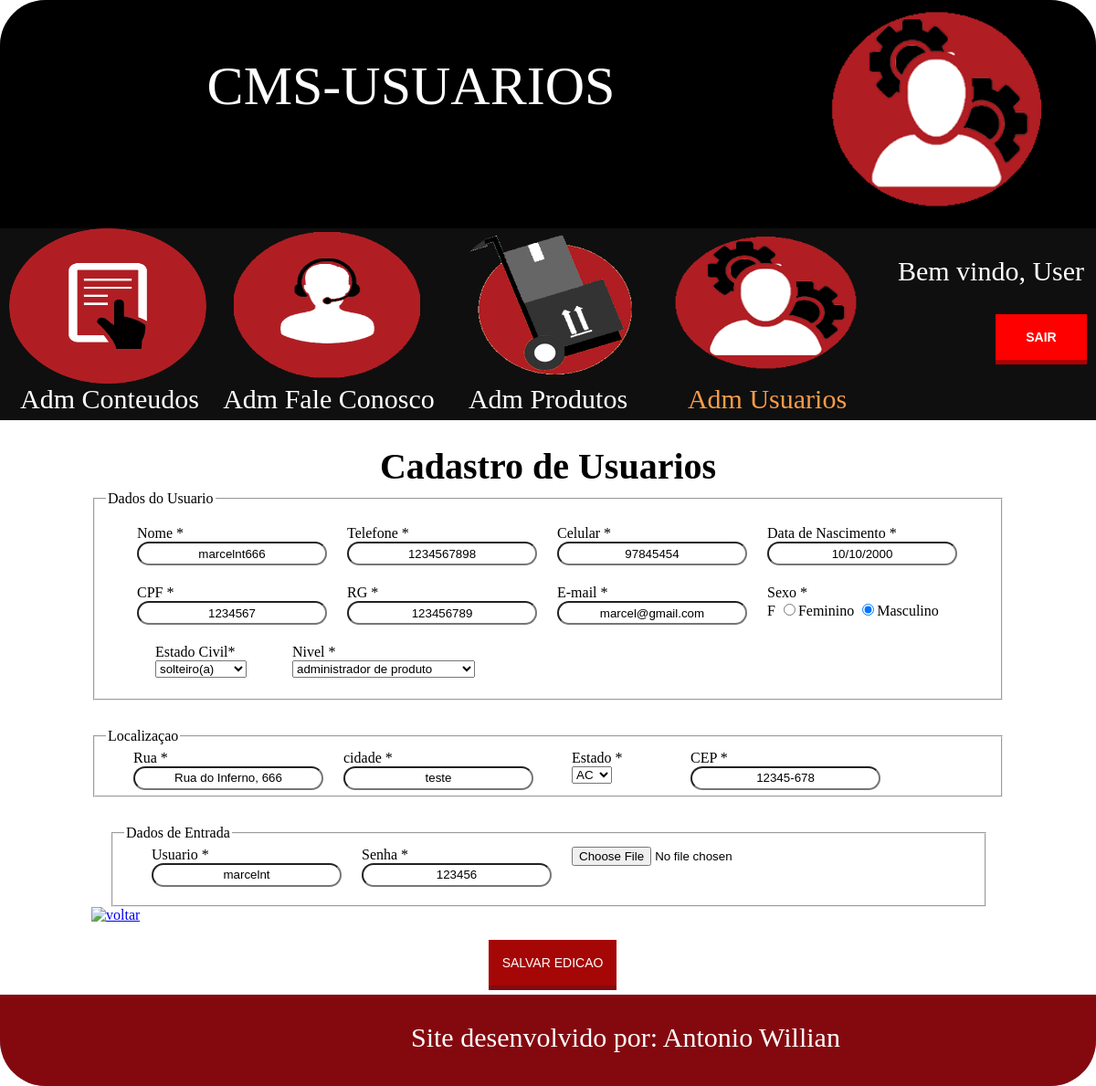
/cms/cadastro_user.php?modo=editarUsuario&pegarid=5&pegaridEndereco=30, run on the app's committed database.
### tables this page shows
CREATE TABLE `tblcadastro_usuario` (
  `idusuario` int(11) NOT NULL auto_increment,
  `nomeuser` varchar(45) default NULL,
  `telefone` varchar(45) default NULL,
  `celular` varchar(45) default NULL,
  `dtNasc` varchar(45) default NULL,
  `cpf` varchar(45) default NULL,
  `rg` varchar(45) default NULL,
  `email` varchar(45) default NULL,
  `idestado` int(11) default NULL,
  `idendereco` int(11) default NULL,
  `sexo` char(1) default NULL,
  `foto` varchar(45) default NULL,
  `usuario` varchar(45) default NULL,
  `senha` varchar(45) default NULL,
  `idestadocivil` int(11) default NULL,
  `idNivel` int(11) default NULL,
  PRIMARY KEY  (`idusuario`),
  KEY `fkestado` (`idestado`),
  KEY `fkendereco` (`idendereco`),
  KEY `idestadocivil` (`idestadocivil`),
  KEY `fk_nivel_idx` (`idNivel`),
  CONSTRAINT `fkendereco` FOREIGN KEY (`idendereco`) REFERENCES `tblendereco` (`idendereco`),
  CONSTRAINT `fkestado` FOREIGN KEY (`idestado`) REFERENCES `tblestado` (`idestado`),
  CONSTRAINT `fk_nivel` FOREIGN KEY (`idNivel`) REFERENCES `tbl_nivel` (`idNivel`) ON DELETE NO ACTION ON UPDATE NO ACTION,
  CONSTRAINT `tblcadastro_usuario_ibfk_1` FOREIGN KEY (`idestadocivil`) REFERENCES `tblestado_civil` (`idestadocivil`)
);

CREATE TABLE `tblendereco` (
  `idendereco` int(11) NOT NULL auto_increment,
  `rua` varchar(45) default NULL,
  `cidade` varchar(45) default NULL,
  `cep` varchar(45) default NULL,
  PRIMARY KEY  (`idendereco`)
);

### cms/cadastro_user.php (the view, shortened to what this page needs)
<?php
$senha=Null;
$usuaio=Null;
$cep=Null;
$cidade=Null;
$rua=Null;
$sexo=Null;
$email=Null;
$rg=Null;
$cpf=Null;
$dtNasc=Null;
$celular=Null;
$telefone=Null;
$nome=Null;
$botao="Salvar Usuario";
if (isset($_GET['modo'])) {
  $modo=$_GET['modo'];
  if ($modo == 'editarUsuario') {
      $sql='select u.* , e.* from tblcadastro_usuario as u , tblendereco as e where u.idendereco=e.idendereco and idusuario='.$_SESSION['id'];
      $select=mysql_query($sql);
      $consulta=mysql_fetch_array($select);
      $senha=$consulta['senha'];
      $usuaio=$consulta['usuario'];
      $cep=$consulta['cep'];
      $cidade=$consulta['cidade'];
      $rua=$consulta['rua'];
      $sexo=$consulta['sexo'];
      $email=$consulta['email'];
      $rg=$consulta['rg'];
      $cpf=$consulta['cpf'];
      $dtNasc=$consulta['dtNasc'];
      $celular=$consulta['celular'];
      $telefone=$consulta['telefone'];
      $nome=$consulta['nomeuser'];
      $botao="Salvar Edicao";
  }
}
 ?>
<!DOCTYPE html>
<html>
  <head>
    <link rel="stylesheet" href="css/style_home_cms.css">
    <link rel="stylesheet" href="css/style_cadastro_usuario_cms.css">
  </head>
  <body>
    <div class="principal">
      <div class="principal">
        <div class="cabecalho">
          <div class="title">
            <p>CMS-USUARIOS</p>
          </div>
          <div class="logo">
              <img src="imagens/worker-512.png" alt="administrador conteudos">
          </div>
        </div>
        <nav class="menuNav">
          <div class="menu_navegacao">
            <div class="item_menu">
              <div class="imagen">
                <img src="imagens/Icone_Materias.png" alt="administrador conteudos">
              </div>
              <div class="legenda">
                <p>Adm Conteudos</p>
              </div>
            </div>
            <div class="item_menu">
              <div class="imagen">
                <img src="imagens/icon_faleconosco.png" alt="administrador conteudos">
              </div>
              <div class="legenda">
                <p><a href="adm_faleconosco_cms.php">Adm Fale Conosco</a></p>
              </div>
            </div>
            <div class="item_menu">
              <div class="imagen">
                <img src="imagens/icon-controle-de-estoqu.png" alt="administrador conteudos">
              </div>
              <div class="legenda">
                <p>Adm Produtos</p>
              </div>
            </div>
            <div class="item_menu">
              <div class="imagen">
                <img src="imagens/worker-512.png" alt="administrador conteudos">
              </div>
              <div class="legenda_ativa">
                <p>Adm Usuarios</p>
              </div>
            </div>
          </div>
          <div class="user">
            <p>Bem vindo, User</p>
            <form class="frmSair" action="home_cms.html" method="post">
                    <input class="botao" type="submit" name="btnsair" value="SAIR">
            </form>
          </div>
        </nav>
          <div class="conteudo_principal">
              <form class="frmcadastro" action="cadastro_user.php" method="post" enctype="multipart/form-data">
                <div class="titulo_form">
                  <h1>Cadastro de Usuarios</h1>
                </div>
                <div class="formulario_de_cadastro">
                <fieldset>
                  <legend>Dados do Usuario</legend>
                  <div class="linha">
                    <div class="entrada_de_dados">
                        Nome <span >*</span><br><input required class="dados_entrada" type="text" name="txtnome" value="<?php echo($nome) ?>">
                    </div>
                    <div class="entrada_de_dados">
                        Telefone <span >*</span><br><input required class="dados_entrada" type="text" name="txttelefone" value="<?php echo($telefone) ?>">
                    </div>
                    <div class="entrada_de_dados">
                        Celular <span >*</span><br><input required class="dados_entrada" type="text" name="txtcelular" value="<?php echo($celular) ?>">
                    </div>
                    <div class="entrada_de_dados">
                        Data de Nascimento <span >*</span><br><input required class="dados_entrada" type="text" name="txtdtNasc" value="<?php echo($dtNasc) ?>">
                    </div>
                  </div>
                  <div class="linha">
                    <div class="entrada_de_dados">
                        CPF <span >*</span><br><input required class="dados_entrada" type="text" name="txtcpf" value="<?php echo($cpf) ?>">
                    </div>
                    <div class="entrada_de_dados">
                        RG <span >*</span><br><input required class="dados_entrada" type="text" name="txtrg" value="<?php echo($rg) ?>">
                    </div>
                    <div class="entrada_de_dados">
                        E-mail <span >*</span><br><input required class="dados_entrada" type="text" name="txtemail" value="<?php echo($email) ?>">
                    </div>
                    <div class="entrada_de_dados">
                        Sexo <span >*</span> <br>
                        <?php
                        $masculino=Null;
                        $feminino=Null;
                            if ($sexo == "M") {
                              $masculino = "checked";
                              echo ($sexo);
                            }elseif ($sexo == "F") {
                              $feminino = "checked";
                              echo ($sexo);
                            }
                         ?>
                      <input <?php echo($masculino) ?> class="sexo" type="radio" name="rdosexo" value="F">Feminino
                      <input <?php echo($feminino) ?> class="sexo" type="radio" name="rdosexo" value="M">Masculino
                    </div>
                  </div>
                  <div class="linha">
                    <div class="entrada_de_dados3">
                        Estado Civil<span >*</span><br>
                        <select class="dados_combo" name="slcestadocivil">
                          <?php
                          $sql='select * from tblestado_civil;';
                          $select = mysql_query($sql);
                          while($rs = mysql_fetch_array($select)){
                           ?>
                           <option value='<?php echo $rs['idestadocivil'] ?>'> <?php echo $rs['estadoCivil'] ?></option>
                           <?php
                            }
                            ?>
                          </select>
                        </div>
                        <div class="entrada_de_dados3">
                            Nivel <span >*</span><br>
                            <select class="dados_combo" name="slcNivel">
                              <?php
                              $sql='select * from tbl_nivel;';
                              $select = mysql_query($sql);
                              while($rs = mysql_fetch_array($select)){
                               ?>
                               <option value='<?php echo $rs['idNivel'] ?>'> <?php echo $rs['nivel'] ?></option>
                               <?php
                                }
                                ?>
                              </select>
                            </div>
                  </div>
                </fieldset>
                <fieldset >
                  <legend>Localizaçao</legend>
                  <div class="linha1">
                    <div class="entrada_de_dados">
                        Rua <span >*</span><br><input required class="dados_entrada" type="text" name="txtrua" value="<?php echo($rua) ?>">
                    </div>
                    <div class="entrada_de_dados">
                        cidade <span >*</span><br><input required class="dados_entrada" type="text" name="txtcidade" value="<?php echo($cidade) ?>">
                    </div>
                    <div class="entrada_de_dados3">
                        Estado <span >*</span><br>
                        <select class="dados_combo" name="slcestado">
                          <?php
                          $sql='select * from tblestado;';
                          $select = mysql_query($sql);
                          while($rs = mysql_fetch_array($select)){
                           ?>
                           <option value='<?php echo $rs['idestado'] ?>'> <?php echo $rs['sigla'] ?></option>
                           <?php
                            }
                            ?>
                          </select>
                        </div>
                        <div class="entrada_de_dados">
                            CEP <span >*</span><br><input required class="dados_entrada" type="text" name="txtcep" value="<?php echo($cep) ?>">
                        </div>
                  </div>
                </fieldset>
                  <div class="dadosUser">
                      <fieldset>
                        <legend>Dados de Entrada</legend>
                        <input  class="enviarfoto" type="file" name="flImagen" >
                        <div class="entrada_de_dados">
                            Usuario <span >*</span><br><input required class="dados_entrada" type="text" name="txtusuaio" value="<?php echo($usuaio) ?>">
                        </div>
                        <div class="entrada_de_dados">
                            Senha <span >*</span><br><input required class="dados_entrada" type="text" name="txtsenha" value="<?php echo($senha) ?>">
                        </div>
                      </fieldset>
                  </div>
                  <div class="voltar">
                    <a href="ADM_usuario.php">
                      <img src="imagens/arrow-back-1-icon.png" alt="voltar" title="Voltar">
                    </a>
                  </div>
                  <div class="botoes">
                    <a href="cadastro_user.php">
                      <br>
                      <input   class="botao_novo" type="submit" name="btnsalvar" value="<?php echo($botao) ?>">
                    </a>
                  </div>
                  <div class="imagenEdit">
                  </div>
                </div>
              </form>
          </div>
        <footer>
            <p>Site desenvolvido por: Antonio Willian</p>
        </footer>
    </div>
  </body>
</html>

### cms/css/style_home_cms.css (style rules this page uses)
body { padding: 0px; margin: auto; }
.principal { width: 1200px; min-height: 1000px; height: auto; border-radius: 50px; background-color:#9a9ca0; margin: auto; }
.cabecalho { width: 100%; height: 250px; border-radius: 50px 50px 0px 0px; background-color:#000; }
.title { width: 900px; height: 100%; border-radius: 50px 0px 0px 0px; float: left; }
.title p { font-size: 60px; font-family: "Rockwell Condensed"; text-align: center; padding-top: 60px; margin: 0px; color: #fff; }
.logo { width: 250px; height: 100%; float: left; }
.logo img { width: 100%; height: 100%; }
.menuNav { width: 100%; height: 210px; background-color:#0f0f0f; }
.menu_navegacao { width: 970px; height: 100%; float: left; }
.item_menu { width: 240px; height: 100%; float: left; }
.imagen { width: 100%; height: 170px; border-radius: 100px; }
.imagen img { width: 90%; height: 170px; margin-left: 10px; border-radius: 100px; }
.legenda { width: 100%; height: 30px; margin-top: -30px; }
.legenda a { text-decoration: none; color: #fff; }
.legenda p { font-size: 30px; font-family: "Rockwell Condensed"; padding: 0px; text-align: center; color: #fff; }
.user { width: 230px; height: 100%; float: left; }
.user p { font-size: 30px; font-family: "Rockwell Condensed"; padding: 0px; text-align: center; color: #fff; }
.botao { width: 100px; height: 50px; font-family: arial; font-size:14px; font-weight:700; text-transform: uppercase; border:none; padding:10px; cursor: pointer; display:inline-block; text-decoration: none; background:red; color:#fff; box-shadow:0 5px 0 #d20000; margin-left: 120px; }
.botao { background:red; color:#fff; box-shadow:0 5px 0 #b00000; }
.conteudo_principal { width: 100%; height: auto; min-height: 500px; overflow: scroll; background-color: #fff; }
footer { width: 100%; height: 100px; border-radius: 0px 0px 50px 50px; background-color: #84090f; }
footer p { font-size: 30px; font-family: "Rockwell Condensed"; padding-left: 450px; padding-top: 30px; margin: auto; color: #fff; }

### cms/css/style_cadastro_usuario_cms.css (style rules this page uses)
.legenda_ativa { width: 100%; height: 30px; margin-top: -30px; color:#f99c48; }
.legenda_ativa p { font-size: 30px; font-family: "Rockwell Condensed"; padding: 0px; text-align: center; color: #f99c48; }
.titulo_form { width: 400px; height: 50px; margin:0px; text-align: center; }
.titulo_form { margin: auto; padding: 0px; font-size: 20px; }
.botoes { width: 130px; height: 60px; margin: auto; }
.botao_novo { width: 140px; height: 50px; font-family: arial; font-size:14px; font-weight:700px; text-transform: uppercase; border:none; padding:10px; cursor: pointer; display:inline-block; text-decoration: none; background:#a50606; color:#fff; box-shadow:0 5px 0 #84090f; }
.formulario_de_cadastro { width: 1000px; height: auto; min-height: 530px; margin: auto; overflow: hidden; }
.dadosUser { width: 960px; height: 90px; margin: auto; }
.enviarfoto { margin-left: 30px; }
.linha { width: 960px; height: 50px; margin: auto; padding-top: 15px; }
fieldset { margin-bottom: 30px; }
.dadosUser fieldset { width: 930px; height: 70px; }
.entrada_de_dados { width: 200px; height: 20px; float: left; margin-left: 30px; }
.dados_entrada { width: 200px; height: 20px; border-radius: 20px; text-align: center; }
.entrada_de_dados3 { width: 100px; height: 40px; float: left; margin-left: 50px; }

### data on the page
tblcadastro_usuario: txtnome "marcelnt666", txttelefone "1234567898", txtcelular "97845454", txtdtNasc "10/10/2000", txtcpf "1234567", txtrg "123456789", txtemail "marcel@gmail.com", sexo "F", txtrua "Rua do Inferno, 666", txtcidade "teste", txtcep "12345-678", txtusuaio "marcelnt", txtsenha "123456"

### other printed values
form field slcestadocivil "solteiro(a)"
form field slcNivel "administrador de produto"
form field slcestado "AC"
